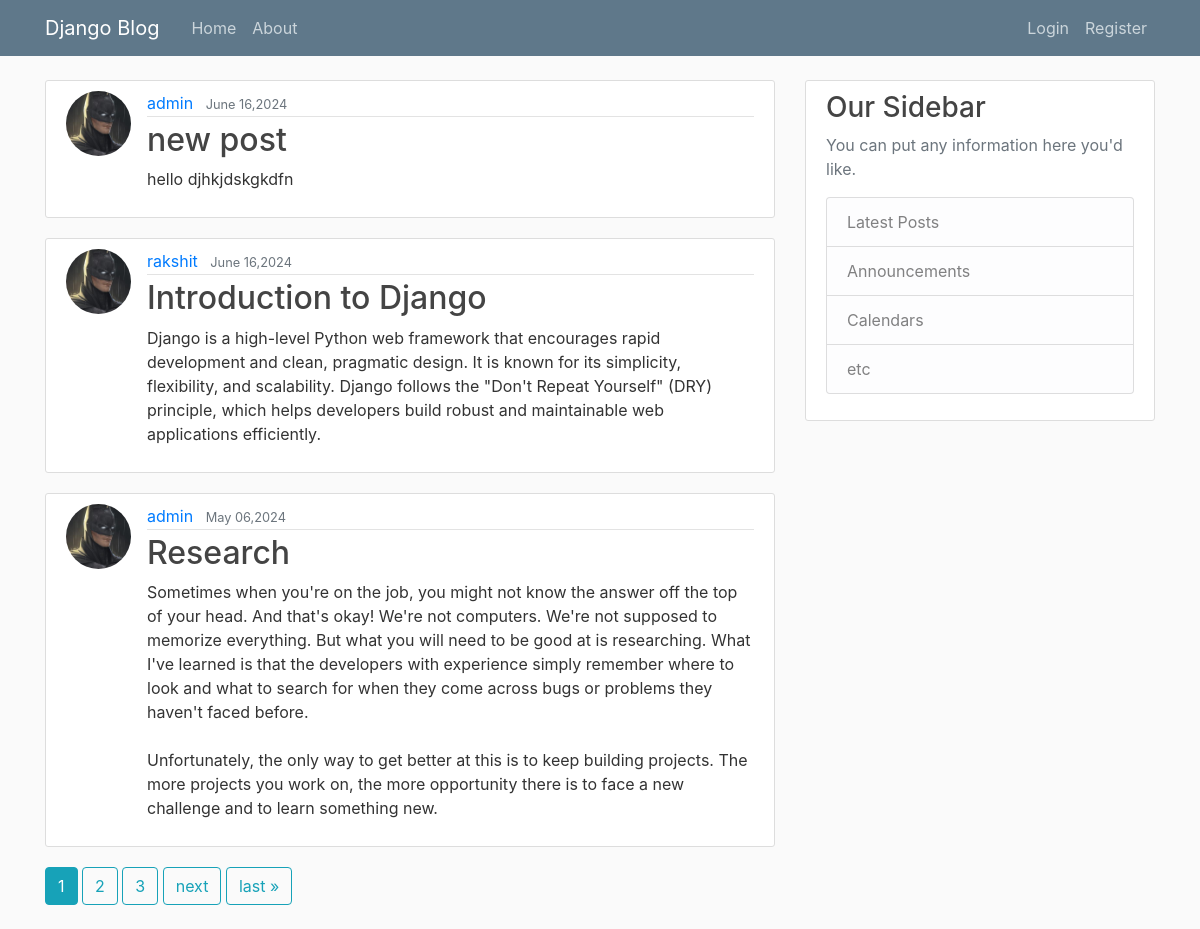
The page / on the database its author committed.
### polls/models.py (models this page shows, shortened)
class post(models.Model):
    author=models.ForeignKey(User, on_delete=models.CASCADE)
    date_posted=models.DateTimeField(default=timezone.now)
    title=models.CharField(max_length=100)
    content=models.TextField()

### users/models.py (models this page shows, shortened)
class Profile(models.Model):
    username=models.OneToOneField(User,on_delete=models.CASCADE)
    image=models.ImageField(default='default.jpg',upload_to='profile_pics')

### polls/views.py (the view)
# urls.py: path("",home_view.as_view(),name="home"),
class home_view(ListView):
    model=post
    template_name='polls/home.html'
    context_object_name='posts'
    ordering = ['-date_posted']
    paginate_by = 3

### polls/templates/polls/home.html (shortened to what this page needs)
{% extends "polls/base.html" %}
{% block content %}
    {% for post in posts %}
        <article class="media content-section">
          <img class="rounded-circle article-img" src="{{post.author.profile.image.url}}">
          <div class="media-body">
            <div class="article-metadata">
              <a class="mr-2" href="{% url 'user-posts' post.author.username %}" >{{ post.author }}</a>
              <small class="text-muted">{{ post.date_posted|date:"F d,Y" }}</small>
            </div>
            <h2><a class="article-title" href="{%url 'detailpost' post.id %}">{{ post.title }}</a></h2>
            <p class="article-content">{{ post.content }}</p>
          </div>
        </article>
        {% endfor %}
        <div class="pagination">
          <span class="step-links">
              {% if is_paginated %}
              {% for num in page_obj.paginator.page_range %}
              {% if page_obj.number == num %}
                <a class="btn btn-info mb-4" href="?page={{ num }}">{{ num }}</a>
              {% elif num > page_obj.number|add:'-3' and num < page_obj.number|add:'3' %}
                <a class="btn btn-outline-info mb-4" href="?page={{ num }}">{{ num }}</a>
              {% endif %}
              {% endfor %}
              {% if page_obj.has_next %}
                  <a class="btn btn-outline-info mb-4" href="?page={{ page_obj.next_page_number }}">next</a>
                  <a class="btn btn-outline-info mb-4" href="?page={{ page_obj.paginator.num_pages }}">last &raquo;</a>
              {% endif %}
              {% endif %}
          </span>
      </div>
{% endblock content %}

### polls/static/polls/main.css (style rules this page uses)
body { background: #fafafa; color: #333333; margin-top: 5rem; }
h1, h2, h3, h4, h5, h6 { color: #444444; }
.content-section { background: #ffffff; padding: 10px 20px; border: 1px solid #dddddd; border-radius: 3px; margin-bottom: 20px; }
.article-title { color: #444444; }
.article-content { white-space: pre-line; }
.article-img { height: 65px; width: 65px; margin-right: 16px; }
.article-metadata { padding-bottom: 1px; margin-bottom: 4px; border-bottom: 1px solid #e3e3e3 }

### rows shown on the page
post: author.profile.image (picture), author "admin", date_posted "June 16,2024", title "new post", content "hello djhkjdskgkdfn"
post: author.profile.image (picture), author "rakshit", date_posted "June 16,2024", title "Introduction to Django", content "Django is a high-level Python web framework that encourages rapid development and clean, pragmatic design. It is known for its simplicity, flexibility, and scalability. Django follows the \"Don't Repeat Yourself\" (DRY) principle, which helps developers build robust and maintainable web applications efficiently."
post: author.profile.image (picture), author "admin", date_posted "May 06,2024", title "Research", content "Sometimes when you're on the job, you might not know the answer off the top of your head. And that's okay! We're not computers. We're not supposed to memorize everything. But what you will need to be good at is researching. What I've learned is that the developers with experience simply remember where to look and what to search for when they come across bugs or problems they haven't faced before. Unfortunately, the only way to get better at this is to keep building projects. The more projects you work on, the more opportunity there is to face a new challenge and to learn something new."

### other values the page prints
{{ num }} "1"
{{ num }} "2" "3"
